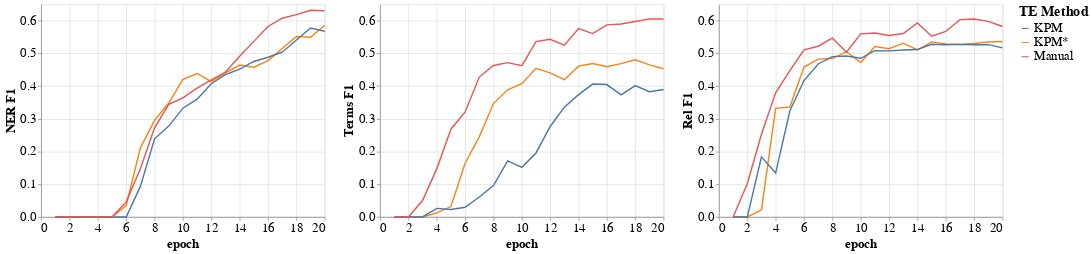

The notebook cell this image was saved under:
### Code cell
te_results_df = results_df[results_df["method"].isin(["KPM", "KPM*", "Manual"])]

ner_f1 = alt.Chart(te_results_df).mark_line().encode(
    x="epoch:Q",
    y=alt.Y("f1_ner:Q", title="NER F1", scale=alt.Scale(domain=[0, 0.65])),
    color=alt.Color("method:N", title="TE Method")
)

term_f1 = alt.Chart(te_results_df).mark_line().encode(
    x="epoch:Q",
    y=alt.Y("f1_term:Q", title="Terms F1", scale=alt.Scale(domain=[0, 0.65])),
    color=alt.Color("method:N", title="TE Method")
)

rel_f1 = alt.Chart(te_results_df).mark_line().encode(
    x="epoch:Q",
    y=alt.Y("f1_rel:Q", title="Rel F1", scale=alt.Scale(domain=[0, 0.65])),
    color=alt.Color("method:N", title="TE Method")
)

all_charts = ner_f1 | term_f1 | rel_f1

all_charts.configure_title(
    fontSize=24,
).configure_header(
    titleFontSize=22,
    labelFontSize=20
).configure_axis(
    titleFontSize=18,
    labelFontSize=18
).configure_legend(
    titleFontSize=20,
    labelFontSize=18
)

### Figure 1 — Vega-Lite specification as saved in the notebook (floating-point values rounded to 4 significant figures)
{"config": {"view": {"continuousWidth": 400, "continuousHeight": 300}, "axis": {"labelFontSize": 18, "titleFontSize": 18}, "header": {"labelFontSize": 20, "titleFontSize": 22}, "legend": {"labelFontSize": 18, "titleFontSize": 20}, "title": {"fontSize": 24}}, "hconcat": [{"mark": "line", "encoding": {"color": {"type": "nominal", "field": "method", "title": "TE Method"}, "x": {"type": "quantitative", "field": "epoch"}, "y": {"type": "quantitative", "field": "f1_ner", "scale": {"domain": [0, 0.65]}, "title": "NER F1"}}}, {"mark": "line", "encoding": {"color": {"type": "nominal", "field": "method", "title": "TE Method"}, "x": {"type": "quantitative", "field": "epoch"}, "y": {"type": "quantitative", "field": "f1_term", "scale": {"domain": [0, 0.65]}, "title": "Terms F1"}}}, {"mark": "line", "encoding": {"color": {"type": "nominal", "field": "method", "title": "TE Method"}, "x": {"type": "quantitative", "field": "epoch"}, "y": {"type": "quantitative", "field": "f1_rel", "scale": {"domain": [0, 0.65]}, "title": "Rel F1"}}}], "data": {"name": "data-d179cc84f596b886aeafa9ac8a80335d"}, "$schema": "https://vega.github.io/schema/vega-lite/v4.8.1.json", "datasets": {"data-d179cc84f596b886aeafa9ac8a80335d": [{"val_loss": 15.3, "val_crf_ner_loss": 10.18, "val_crf_term_loss": 4.664, "val_cls_rel_loss": 0.4553, "loss": 13.77, "crf_ner_loss": 9.442, "crf_term_loss": 3.893, "cls_rel_loss": 0.439, "f1_ner": 0.0, "f1_term": 0.0, "f1_rel": 0.0, "epoch": 1, "method": "KPM*"}, {"val_loss": 15.09, "val_crf_ner_loss": 10.04, "val_crf_term_loss": 4.624, "val_cls_rel_loss": 0.4217, "loss": 14.39, "crf_ner_loss": 9.722, "crf_term_loss": 4.309, "cls_rel_loss": 0.3604, "f1_ner": 0.0, "f1_term": 0.0, "f1_rel": 0.0, "epoch": 2, "method": "KPM*"}, {"val_loss": 14.87, "val_crf_ner_loss": 9.945, "val_crf_term_loss": 4.53, "val_cls_rel_loss": 0.3932, "loss": 12.41, "crf_ner_loss": 8.338, "crf_term_loss": 3.782, "cls_rel_loss": 0.2947, "f1_ner": 0.0, "f1_term": 0.0, "f1_rel": 0.02193, "epoch": 3, "method": "KPM*"}, {"val_loss": 14.64, "val_crf_ner_loss": 9.838, "val_crf_term_loss": 4.464, "val_cls_rel_loss": 0.3422, "loss": 12.45, "crf_ner_loss": 8.426, "crf_term_loss": 3.728, "cls_rel_loss": 0.2982, "f1_ner": 0.0, "f1_term": 0.01237, "f1_rel": 0.332, "epoch": 4, "method": "KPM*"}, {"val_loss": 14.48, "val_crf_ner_loss": 9.733, "val_crf_term_loss": 4.437, "val_cls_rel_loss": 0.3132, "loss": 12.6, "crf_ner_loss": 8.551, "crf_term_loss": 3.791, "cls_rel_loss": 0.2572, "f1_ner": 0.0, "f1_term": 0.03186, "f1_rel": 0.336, "epoch": 5, "method": "KPM*"}, {"val_loss": 14.29, "val_crf_ner_loss": 9.629, "val_crf_term_loss": 4.376, "val_cls_rel_loss": 0.2803, "loss": 11.8, "crf_ner_loss": 8.021, "crf_term_loss": 3.539, "cls_rel_loss": 0.2421, "f1_ner": 0.0349, "f1_term": 0.1642, "f1_rel": 0.458, "epoch": 6, "method": "KPM*"}, {"val_loss": 14.19, "val_crf_ner_loss": 9.552, "val_crf_term_loss": 4.375, "val_cls_rel_loss": 0.264, "loss": 15.42, "crf_ner_loss": 10.54, "crf_term_loss": 4.652, "cls_rel_loss": 0.227, "f1_ner": 0.2111, "f1_term": 0.2448, "f1_rel": 0.4822, "epoch": 7, "method": "KPM*"}, {"val_loss": 14.1, "val_crf_ner_loss": 9.497, "val_crf_term_loss": 4.346, "val_cls_rel_loss": 0.2564, "loss": 13.52, "crf_ner_loss": 9.213, "crf_term_loss": 4.079, "cls_rel_loss": 0.2282, "f1_ner": 0.2951, "f1_term": 0.3465, "f1_rel": 0.4842, "epoch": 8, "method": "KPM*"}, {"val_loss": 14.05, "val_crf_ner_loss": 9.459, "val_crf_term_loss": 4.337, "val_cls_rel_loss": 0.2564, "loss": 12.49, "crf_ner_loss": 8.513, "crf_term_loss": 3.77, "cls_rel_loss": 0.203, "f1_ner": 0.348, "f1_term": 0.3886, "f1_rel": 0.505, "epoch": 9, "method": "KPM*"}, {"val_loss": 14.03, "val_crf_ner_loss": 9.426, "val_crf_term_loss": 4.339, "val_cls_rel_loss": 0.2641, "loss": 11.87, "crf_ner_loss": 8.101, "crf_term_loss": 3.58, "cls_rel_loss": 0.1912, "f1_ner": 0.4203, "f1_term": 0.4071, "f1_rel": 0.472, "epoch": 10, "method": "KPM*"}, {"val_loss": 13.97, "val_crf_ner_loss": 9.398, "val_crf_term_loss": 4.321, "val_cls_rel_loss": 0.2532, "loss": 12.67, "crf_ner_loss": 8.674, "crf_term_loss": 3.809, "cls_rel_loss": 0.191, "f1_ner": 0.4384, "f1_term": 0.4543, "f1_rel": 0.5206, "epoch": 11, "method": "KPM*"}, {"val_loss": 13.97, "val_crf_ner_loss": 9.376, "val_crf_term_loss": 4.348, "val_cls_rel_loss": 0.2427, "loss": 11.88, "crf_ner_loss": 8.128, "crf_term_loss": 3.569, "cls_rel_loss": 0.1828, "f1_ner": 0.4135, "f1_term": 0.4404, "f1_rel": 0.5142, "epoch": 12, "method": "KPM*"}, {"val_loss": 13.93, "val_crf_ner_loss": 9.349, "val_crf_term_loss": 4.345, "val_cls_rel_loss": 0.2399, "loss": 12.42, "crf_ner_loss": 8.503, "crf_term_loss": 3.724, "cls_rel_loss": 0.1925, "f1_ner": 0.4404, "f1_term": 0.4196, "f1_rel": 0.531, "epoch": 13, "method": "KPM*"}, {"val_loss": 13.89, "val_crf_ner_loss": 9.325, "val_crf_term_loss": 4.326, "val_cls_rel_loss": 0.2383, "loss": 12.86, "crf_ner_loss": 8.789, "crf_term_loss": 3.871, "cls_rel_loss": 0.1979, "f1_ner": 0.4642, "f1_term": 0.4609, "f1_rel": 0.5104, "epoch": 14, "method": "KPM*"}, {"val_loss": 13.88, "val_crf_ner_loss": 9.303, "val_crf_term_loss": 4.334, "val_cls_rel_loss": 0.2399, "loss": 11.92, "crf_ner_loss": 8.164, "crf_term_loss": 3.589, "cls_rel_loss": 0.1655, "f1_ner": 0.4575, "f1_term": 0.4691, "f1_rel": 0.535, "epoch": 15, "method": "KPM*"}, {"val_loss": 13.85, "val_crf_ner_loss": 9.282, "val_crf_term_loss": 4.333, "val_cls_rel_loss": 0.2364, "loss": 10.78, "crf_ner_loss": 7.349, "crf_term_loss": 3.265, "cls_rel_loss": 0.1699, "f1_ner": 0.4778, "f1_term": 0.4589, "f1_rel": 0.5289, "epoch": 16, "method": "KPM*"}, {"val_loss": 13.84, "val_crf_ner_loss": 9.26, "val_crf_term_loss": 4.334, "val_cls_rel_loss": 0.2431, "loss": 13.71, "crf_ner_loss": 9.402, "crf_term_loss": 4.127, "cls_rel_loss": 0.1801, "f1_ner": 0.5148, "f1_term": 0.4685, "f1_rel": 0.527, "epoch": 17, "method": "KPM*"}, {"val_loss": 13.79, "val_crf_ner_loss": 9.239, "val_crf_term_loss": 4.309, "val_cls_rel_loss": 0.2385, "loss": 11.17, "crf_ner_loss": 7.633, "crf_term_loss": 3.373, "cls_rel_loss": 0.1599, "f1_ner": 0.5514, "f1_term": 0.4803, "f1_rel": 0.5302, "epoch": 18, "method": "KPM*"}, {"val_loss": 13.81, "val_crf_ner_loss": 9.219, "val_crf_term_loss": 4.346, "val_cls_rel_loss": 0.24, "loss": 11.83, "crf_ner_loss": 8.086, "crf_term_loss": 3.569, "cls_rel_loss": 0.1741, "f1_ner": 0.549, "f1_term": 0.4647, "f1_rel": 0.5345, "epoch": 19, "method": "KPM*"}, {"val_loss": 13.81, "val_crf_ner_loss": 9.205, "val_crf_term_loss": 4.366, "val_cls_rel_loss": 0.2354, "loss": 12.59, "crf_ner_loss": 8.617, "crf_term_loss": 3.806, "cls_rel_loss": 0.1707, "f1_ner": 0.5858, "f1_term": 0.453, "f1_rel": 0.536, "epoch": 20, "method": "KPM*"}, {"val_loss": 15.56, "val_crf_ner_loss": 10.22, "val_crf_term_loss": 4.834, "val_cls_rel_loss": 0.5062, "loss": 14.62, "crf_ner_loss": 10.02, "crf_term_loss": 4.185, "cls_rel_loss": 0.4092, "f1_ner": 0.0, "f1_term": 0.0, "f1_rel": 0.0, "epoch": 1, "method": "KPM"}, {"val_loss": 15.2, "val_crf_ner_loss": 10.1, "val_crf_term_loss": 4.648, "val_cls_rel_loss": 0.4514, "loss": 14.34, "crf_ner_loss": 9.808, "crf_term_loss": 4.237, "cls_rel_loss": 0.2962, "f1_ner": 0.0, "f1_term": 0.0, "f1_rel": 0.0, "epoch": 2, "method": "KPM"}, {"val_loss": 14.93, "val_crf_ner_loss": 9.958, "val_crf_term_loss": 4.573, "val_cls_rel_loss": 0.3968, "loss": 13.45, "crf_ner_loss": 9.178, "crf_term_loss": 3.992, "cls_rel_loss": 0.2793, "f1_ner": 0.0, "f1_term": 0.0, "f1_rel": 0.1835, "epoch": 3, "method": "KPM"}, {"val_loss": 14.76, "val_crf_ner_loss": 9.874, "val_crf_term_loss": 4.516, "val_cls_rel_loss": 0.3717, "loss": 13.71, "crf_ner_loss": 9.378, "crf_term_loss": 4.081, "cls_rel_loss": 0.252, "f1_ner": 0.0, "f1_term": 0.0262, "f1_rel": 0.1341, "epoch": 4, "method": "KPM"}, {"val_loss": 14.58, "val_crf_ner_loss": 9.767, "val_crf_term_loss": 4.479, "val_cls_rel_loss": 0.3315, "loss": 13.33, "crf_ner_loss": 9.158, "crf_term_loss": 3.955, "cls_rel_loss": 0.2192, "f1_ner": 0.0, "f1_term": 0.0227, "f1_rel": 0.3236, "epoch": 5, "method": "KPM"}, {"val_loss": 14.44, "val_crf_ner_loss": 9.674, "val_crf_term_loss": 4.463, "val_cls_rel_loss": 0.3002, "loss": 14.04, "crf_ner_loss": 9.639, "crf_term_loss": 4.181, "cls_rel_loss": 0.2243, "f1_ner": 0.0, "f1_term": 0.02977, "f1_rel": 0.4169, "epoch": 6, "method": "KPM"}, {"val_loss": 14.34, "val_crf_ner_loss": 9.602, "val_crf_term_loss": 4.455, "val_cls_rel_loss": 0.2786, "loss": 13.47, "crf_ner_loss": 9.256, "crf_term_loss": 4.023, "cls_rel_loss": 0.192, "f1_ner": 0.09342, "f1_term": 0.06108, "f1_rel": 0.4676, "epoch": 7, "method": "KPM"}, {"val_loss": 14.25, "val_crf_ner_loss": 9.55, "val_crf_term_loss": 4.433, "val_cls_rel_loss": 0.2657, "loss": 10.86, "crf_ner_loss": 7.418, "crf_term_loss": 3.245, "cls_rel_loss": 0.2011, "f1_ner": 0.2388, "f1_term": 0.09577, "f1_rel": 0.4901, "epoch": 8, "method": "KPM"}, {"val_loss": 14.17, "val_crf_ner_loss": 9.511, "val_crf_term_loss": 4.393, "val_cls_rel_loss": 0.2662, "loss": 11.57, "crf_ner_loss": 7.916, "crf_term_loss": 3.477, "cls_rel_loss": 0.182, "f1_ner": 0.2775, "f1_term": 0.1713, "f1_rel": 0.4917, "epoch": 9, "method": "KPM"}, {"val_loss": 14.13, "val_crf_ner_loss": 9.476, "val_crf_term_loss": 4.394, "val_cls_rel_loss": 0.2647, "loss": 12.73, "crf_ner_loss": 8.732, "crf_term_loss": 3.827, "cls_rel_loss": 0.1716, "f1_ner": 0.3324, "f1_term": 0.1516, "f1_rel": 0.4849, "epoch": 10, "method": "KPM"}, {"val_loss": 14.11, "val_crf_ner_loss": 9.441, "val_crf_term_loss": 4.41, "val_cls_rel_loss": 0.2589, "loss": 13.5, "crf_ner_loss": 9.286, "crf_term_loss": 4.041, "cls_rel_loss": 0.1706, "f1_ner": 0.3599, "f1_term": 0.1956, "f1_rel": 0.5081, "epoch": 11, "method": "KPM"}, {"val_loss": 14.08, "val_crf_ner_loss": 9.409, "val_crf_term_loss": 4.402, "val_cls_rel_loss": 0.2653, "loss": 13.33, "crf_ner_loss": 9.172, "crf_term_loss": 3.996, "cls_rel_loss": 0.1626, "f1_ner": 0.4073, "f1_term": 0.2765, "f1_rel": 0.5076, "epoch": 12, "method": "KPM"}, {"val_loss": 14.03, "val_crf_ner_loss": 9.384, "val_crf_term_loss": 4.39, "val_cls_rel_loss": 0.2513, "loss": 10.94, "crf_ner_loss": 7.479, "crf_term_loss": 3.275, "cls_rel_loss": 0.181, "f1_ner": 0.4349, "f1_term": 0.3355, "f1_rel": 0.51, "epoch": 13, "method": "KPM"}, {"val_loss": 13.96, "val_crf_ner_loss": 9.36, "val_crf_term_loss": 4.347, "val_cls_rel_loss": 0.25, "loss": 13.67, "crf_ner_loss": 9.416, "crf_term_loss": 4.106, "cls_rel_loss": 0.15, "f1_ner": 0.4516, "f1_term": 0.3737, "f1_rel": 0.5115, "epoch": 14, "method": "KPM"}, {"val_loss": 13.93, "val_crf_ner_loss": 9.337, "val_crf_term_loss": 4.344, "val_cls_rel_loss": 0.2509, "loss": 11.91, "crf_ner_loss": 8.183, "crf_term_loss": 3.573, "cls_rel_loss": 0.1506, "f1_ner": 0.4752, "f1_term": 0.406, "f1_rel": 0.5276, "epoch": 15, "method": "KPM"}, {"val_loss": 13.93, "val_crf_ner_loss": 9.317, "val_crf_term_loss": 4.367, "val_cls_rel_loss": 0.2445, "loss": 12.97, "crf_ner_loss": 8.915, "crf_term_loss": 3.899, "cls_rel_loss": 0.1563, "f1_ner": 0.488, "f1_term": 0.4046, "f1_rel": 0.5265, "epoch": 16, "method": "KPM"}, {"val_loss": 13.9, "val_crf_ner_loss": 9.293, "val_crf_term_loss": 4.348, "val_cls_rel_loss": 0.2588, "loss": 13.47, "crf_ner_loss": 9.277, "crf_term_loss": 4.027, "cls_rel_loss": 0.1615, "f1_ner": 0.5033, "f1_term": 0.3732, "f1_rel": 0.5273, "epoch": 17, "method": "KPM"}, {"val_loss": 13.9, "val_crf_ner_loss": 9.276, "val_crf_term_loss": 4.361, "val_cls_rel_loss": 0.2634, "loss": 11.41, "crf_ner_loss": 7.849, "crf_term_loss": 3.417, "cls_rel_loss": 0.1395, "f1_ner": 0.5407, "f1_term": 0.4015, "f1_rel": 0.5261, "epoch": 18, "method": "KPM"}, {"val_loss": 13.9, "val_crf_ner_loss": 9.257, "val_crf_term_loss": 4.384, "val_cls_rel_loss": 0.2547, "loss": 11.41, "crf_ner_loss": 7.842, "crf_term_loss": 3.436, "cls_rel_loss": 0.1368, "f1_ner": 0.5773, "f1_term": 0.3829, "f1_rel": 0.5267, "epoch": 19, "method": "KPM"}, {"val_loss": 13.88, "val_crf_ner_loss": 9.246, "val_crf_term_loss": 4.376, "val_cls_rel_loss": 0.2559, "loss": 13.86, "crf_ner_loss": 9.544, "crf_term_loss": 4.178, "cls_rel_loss": 0.1383, "f1_ner": 0.5676, "f1_term": 0.3893, "f1_rel": 0.5167, "epoch": 20, "method": "KPM"}, {"val_loss": 15.24, "val_crf_ner_loss": 10.11, "val_crf_term_loss": 4.683, "val_cls_rel_loss": 0.4537, "loss": 16.7, "crf_ner_loss": 11.25, "crf_term_loss": 4.925, "cls_rel_loss": 0.5268, "f1_ner": 0.0, "f1_term": 0.0, "f1_rel": 0.0, "epoch": 1, "method": "Manual"}, {"val_loss": 14.91, "val_crf_ner_loss": 9.93, "val_crf_term_loss": 4.586, "val_cls_rel_loss": 0.3959, "loss": 14.99, "crf_ner_loss": 9.939, "crf_term_loss": 4.628, "cls_rel_loss": 0.4238, "f1_ner": 0.0, "f1_term": 0.0, "f1_rel": 0.1016, "epoch": 2, "method": "Manual"}, {"val_loss": 14.63, "val_crf_ner_loss": 9.816, "val_crf_term_loss": 4.461, "val_cls_rel_loss": 0.3503, "loss": 14.7, "crf_ner_loss": 9.805, "crf_term_loss": 4.522, "cls_rel_loss": 0.3743, "f1_ner": 0.0, "f1_term": 0.05017, "f1_rel": 0.2527, "epoch": 3, "method": "Manual"}, {"val_loss": 14.4, "val_crf_ner_loss": 9.709, "val_crf_term_loss": 4.381, "val_cls_rel_loss": 0.3091, "loss": 14.48, "crf_ner_loss": 9.714, "crf_term_loss": 4.424, "cls_rel_loss": 0.3378, "f1_ner": 0.0, "f1_term": 0.147, "f1_rel": 0.3793, "epoch": 4, "method": "Manual"}, {"val_loss": 14.2, "val_crf_ner_loss": 9.583, "val_crf_term_loss": 4.323, "val_cls_rel_loss": 0.2895, "loss": 14.25, "crf_ner_loss": 9.613, "crf_term_loss": 4.35, "cls_rel_loss": 0.2844, "f1_ner": 0.0, "f1_term": 0.2682, "f1_rel": 0.4474, "epoch": 5, "method": "Manual"}, {"val_loss": 14.02, "val_crf_ner_loss": 9.484, "val_crf_term_loss": 4.284, "val_cls_rel_loss": 0.2521, "loss": 14.04, "crf_ner_loss": 9.504, "crf_term_loss": 4.287, "cls_rel_loss": 0.2517, "f1_ner": 0.04601, "f1_term": 0.3209, "f1_rel": 0.5105, "epoch": 6, "method": "Manual"}, {"val_loss": 13.95, "val_crf_ner_loss": 9.417, "val_crf_term_loss": 4.292, "val_cls_rel_loss": 0.2371, "loss": 13.89, "crf_ner_loss": 9.422, "crf_term_loss": 4.242, "cls_rel_loss": 0.2301, "f1_ner": 0.1472, "f1_term": 0.4275, "f1_rel": 0.5217, "epoch": 7, "method": "Manual"}, {"val_loss": 13.85, "val_crf_ner_loss": 9.365, "val_crf_term_loss": 4.257, "val_cls_rel_loss": 0.2252, "loss": 13.78, "crf_ner_loss": 9.359, "crf_term_loss": 4.206, "cls_rel_loss": 0.2144, "f1_ner": 0.2722, "f1_term": 0.4628, "f1_rel": 0.5461, "epoch": 8, "method": "Manual"}, {"val_loss": 13.77, "val_crf_ner_loss": 9.322, "val_crf_term_loss": 4.203, "val_cls_rel_loss": 0.2477, "loss": 13.69, "crf_ner_loss": 9.31, "crf_term_loss": 4.18, "cls_rel_loss": 0.2014, "f1_ner": 0.3442, "f1_term": 0.4715, "f1_rel": 0.5034, "epoch": 9, "method": "Manual"}, {"val_loss": 13.69, "val_crf_ner_loss": 9.284, "val_crf_term_loss": 4.19, "val_cls_rel_loss": 0.2206, "loss": 13.6, "crf_ner_loss": 9.267, "crf_term_loss": 4.144, "cls_rel_loss": 0.1919, "f1_ner": 0.3637, "f1_term": 0.4626, "f1_rel": 0.5595, "epoch": 10, "method": "Manual"}, {"val_loss": 13.65, "val_crf_ner_loss": 9.251, "val_crf_term_loss": 4.178, "val_cls_rel_loss": 0.222, "loss": 13.53, "crf_ner_loss": 9.231, "crf_term_loss": 4.122, "cls_rel_loss": 0.1754, "f1_ner": 0.3936, "f1_term": 0.5359, "f1_rel": 0.5621, "epoch": 11, "method": "Manual"}, {"val_loss": 13.65, "val_crf_ner_loss": 9.219, "val_crf_term_loss": 4.201, "val_cls_rel_loss": 0.2318, "loss": 13.46, "crf_ner_loss": 9.193, "crf_term_loss": 4.103, "cls_rel_loss": 0.168, "f1_ner": 0.419, "f1_term": 0.5431, "f1_rel": 0.5547, "epoch": 12, "method": "Manual"}, {"val_loss": 13.6, "val_crf_ner_loss": 9.189, "val_crf_term_loss": 4.185, "val_cls_rel_loss": 0.229, "loss": 13.39, "crf_ner_loss": 9.16, "crf_term_loss": 4.075, "cls_rel_loss": 0.1579, "f1_ner": 0.4428, "f1_term": 0.5249, "f1_rel": 0.5606, "epoch": 13, "method": "Manual"}, {"val_loss": 13.55, "val_crf_ner_loss": 9.162, "val_crf_term_loss": 4.165, "val_cls_rel_loss": 0.2191, "loss": 13.35, "crf_ner_loss": 9.131, "crf_term_loss": 4.064, "cls_rel_loss": 0.1521, "f1_ner": 0.4909, "f1_term": 0.5755, "f1_rel": 0.5927, "epoch": 14, "method": "Manual"}, {"val_loss": 13.57, "val_crf_ner_loss": 9.141, "val_crf_term_loss": 4.179, "val_cls_rel_loss": 0.2462, "loss": 13.29, "crf_ner_loss": 9.102, "crf_term_loss": 4.05, "cls_rel_loss": 0.1415, "f1_ner": 0.5366, "f1_term": 0.5604, "f1_rel": 0.5522, "epoch": 15, "method": "Manual"}, {"val_loss": 13.53, "val_crf_ner_loss": 9.117, "val_crf_term_loss": 4.181, "val_cls_rel_loss": 0.231, "loss": 13.26, "crf_ner_loss": 9.074, "crf_term_loss": 4.034, "cls_rel_loss": 0.1539, "f1_ner": 0.5821, "f1_term": 0.5869, "f1_rel": 0.5668, "epoch": 16, "method": "Manual"}, {"val_loss": 13.5, "val_crf_ner_loss": 9.099, "val_crf_term_loss": 4.168, "val_cls_rel_loss": 0.2322, "loss": 13.21, "crf_ner_loss": 9.047, "crf_term_loss": 4.024, "cls_rel_loss": 0.1341, "f1_ner": 0.6073, "f1_term": 0.5895, "f1_rel": 0.603, "epoch": 17, "method": "Manual"}, {"val_loss": 13.49, "val_crf_ner_loss": 9.081, "val_crf_term_loss": 4.173, "val_cls_rel_loss": 0.2372, "loss": 13.16, "crf_ner_loss": 9.026, "crf_term_loss": 4.005, "cls_rel_loss": 0.1309, "f1_ner": 0.6182, "f1_term": 0.5971, "f1_rel": 0.605, "epoch": 18, "method": "Manual"}, {"val_loss": 13.48, "val_crf_ner_loss": 9.068, "val_crf_term_loss": 4.169, "val_cls_rel_loss": 0.241, "loss": 13.12, "crf_ner_loss": 9.005, "crf_term_loss": 4.001, "cls_rel_loss": 0.1186, "f1_ner": 0.6316, "f1_term": 0.6052, "f1_rel": 0.5977, "epoch": 19, "method": "Manual"}, {"val_loss": 13.49, "val_crf_ner_loss": 9.052, "val_crf_term_loss": 4.186, "val_cls_rel_loss": 0.247, "loss": 13.1, "crf_ner_loss": 8.987, "crf_term_loss": 4.006, "cls_rel_loss": 0.1085, "f1_ner": 0.6299, "f1_term": 0.605, "f1_rel": 0.5819, "epoch": 20, "method": "Manual"}]}}
